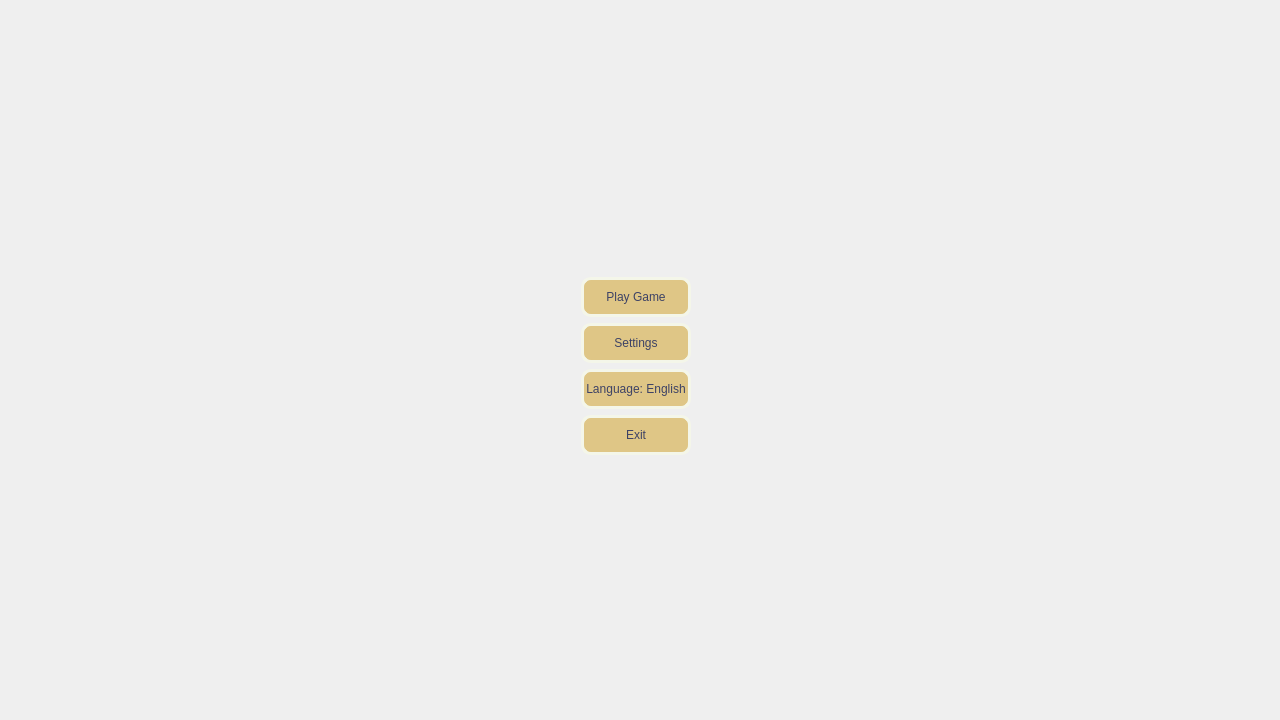
<?xml version="1.0" encoding="UTF-8"?>
<ui version="4.0">
 <class>MainWidget</class>
 <widget class="QWidget" name="MainWidget">
  <property name="geometry">
   <rect>
    <x>0</x>
    <y>0</y>
    <width>1280</width>
    <height>720</height>
   </rect>
  </property>
  <property name="windowTitle">
   <string>Wargroove: Catching Fire</string>
  </property>
  <property name="autoFillBackground">
   <bool>false</bool>
  </property>
  <layout class="QHBoxLayout" name="mainLayout">
   <property name="leftMargin">
    <number>0</number>
   </property>
   <property name="topMargin">
    <number>0</number>
   </property>
   <property name="rightMargin">
    <number>0</number>
   </property>
   <property name="bottomMargin">
    <number>0</number>
   </property>
   <item>
    <widget class="QWidget" name="menuWidget" native="true">
     <property name="styleSheet">
      <string notr="true">margin: 0px;</string>
     </property>
     <layout class="QHBoxLayout" name="horizontalLayout">
      <property name="leftMargin">
       <number>1</number>
      </property>
      <property name="topMargin">
       <number>1</number>
      </property>
      <item>
       <spacer name="horizontalSpacer">
        <property name="orientation">
         <enum>Qt::Horizontal</enum>
        </property>
        <property name="sizeHint" stdset="0">
         <size>
          <width>383</width>
          <height>20</height>
         </size>
        </property>
       </spacer>
      </item>
      <item>
       <layout class="QVBoxLayout" name="verticalLayout">
        <item>
         <spacer name="verticalSpacer_2">
          <property name="orientation">
           <enum>Qt::Vertical</enum>
          </property>
          <property name="sizeHint" stdset="0">
           <size>
            <width>20</width>
            <height>40</height>
           </size>
          </property>
         </spacer>
        </item>
        <item>
         <widget class="QLabel" name="label">
          <property name="sizePolicy">
           <sizepolicy hsizetype="Preferred" vsizetype="Preferred">
            <horstretch>0</horstretch>
            <verstretch>0</verstretch>
           </sizepolicy>
          </property>
          <property name="text">
           <string/>
          </property>
          <property name="pixmap">
           <pixmap resource="resources.qrc">:/Main_logo.png</pixmap>
          </property>
         </widget>
        </item>
        <item>
         <widget class="QPushButton" name="playButton">
          <property name="focusPolicy">
           <enum>Qt::NoFocus</enum>
          </property>
          <property name="styleSheet">
           <string notr="true">QPushButton{
color: #3d4265;
border-radius: 10px;
border: 3px solid #f4f6e9;
background-color: #dfc686;
width: 100px;
padding: 10px 2px;
}
QPushButton:selected {
    color: #f4f4e8;
    background-color: #a47750;
}
QPushButton:hover {
    color: #3d4265;
    background-color: #bd9877;
}
QPushButton:pressed {
    color: #3d4265;
    background-color: rgb(157, 126, 99);
}</string>
          </property>
          <property name="text">
           <string>Play Game</string>
          </property>
         </widget>
        </item>
        <item>
         <widget class="QPushButton" name="settingsButton">
          <property name="focusPolicy">
           <enum>Qt::NoFocus</enum>
          </property>
          <property name="styleSheet">
           <string notr="true">QPushButton{
color: #3d4265;
border-radius: 10px;
border: 3px solid #f4f6e9;
background-color: #dfc686;
width: 100px;
padding: 10px 2px;
}
QPushButton:selected {
    color: #f4f4e8;
    background-color: #a47750;
}
QPushButton:hover {
    color: #3d4265;
    background-color: #bd9877;
}
QPushButton:pressed {
    color: #3d4265;
    background-color: rgb(157, 126, 99);
}</string>
          </property>
          <property name="text">
           <string>Settings</string>
          </property>
         </widget>
        </item>
        <item>
         <widget class="QPushButton" name="languageButton">
          <property name="focusPolicy">
           <enum>Qt::NoFocus</enum>
          </property>
          <property name="styleSheet">
           <string notr="true">QPushButton{
color: #3d4265;
border-radius: 10px;
border: 3px solid #f4f6e9;
background-color: #dfc686;
width: 100px;
padding: 10px 2px;
}
QPushButton:selected {
    color: #f4f4e8;
    background-color: #a47750;
}
QPushButton:hover {
    color: #3d4265;
    background-color: #bd9877;
}
QPushButton:pressed {
    color: #3d4265;
    background-color: rgb(157, 126, 99);
}</string>
          </property>
          <property name="text">
           <string>Language: English</string>
          </property>
         </widget>
        </item>
        <item>
         <widget class="QPushButton" name="exitButton">
          <property name="focusPolicy">
           <enum>Qt::NoFocus</enum>
          </property>
          <property name="styleSheet">
           <string notr="true">QPushButton{
color: #3d4265;
border-radius: 10px;
border: 3px solid #f4f6e9;
background-color: #dfc686;
width: 100px;
padding: 10px 2px;
}
QPushButton:selected {
    color: #f4f4e8;
    background-color: #a47750;
}
QPushButton:hover {
    color: #3d4265;
    background-color: #bd9877;
}
QPushButton:pressed {
    color: #3d4265;
    background-color: rgb(157, 126, 99);
}</string>
          </property>
          <property name="text">
           <string>Exit</string>
          </property>
         </widget>
        </item>
        <item>
         <spacer name="verticalSpacer">
          <property name="orientation">
           <enum>Qt::Vertical</enum>
          </property>
          <property name="sizeHint" stdset="0">
           <size>
            <width>20</width>
            <height>40</height>
           </size>
          </property>
         </spacer>
        </item>
       </layout>
      </item>
      <item>
       <spacer name="horizontalSpacer_2">
        <property name="orientation">
         <enum>Qt::Horizontal</enum>
        </property>
        <property name="sizeHint" stdset="0">
         <size>
          <width>383</width>
          <height>20</height>
         </size>
        </property>
       </spacer>
      </item>
     </layout>
    </widget>
   </item>
  </layout>
 </widget>
 <resources>
  <include location="resources.qrc"/>
 </resources>
 <connections/>
</ui>
